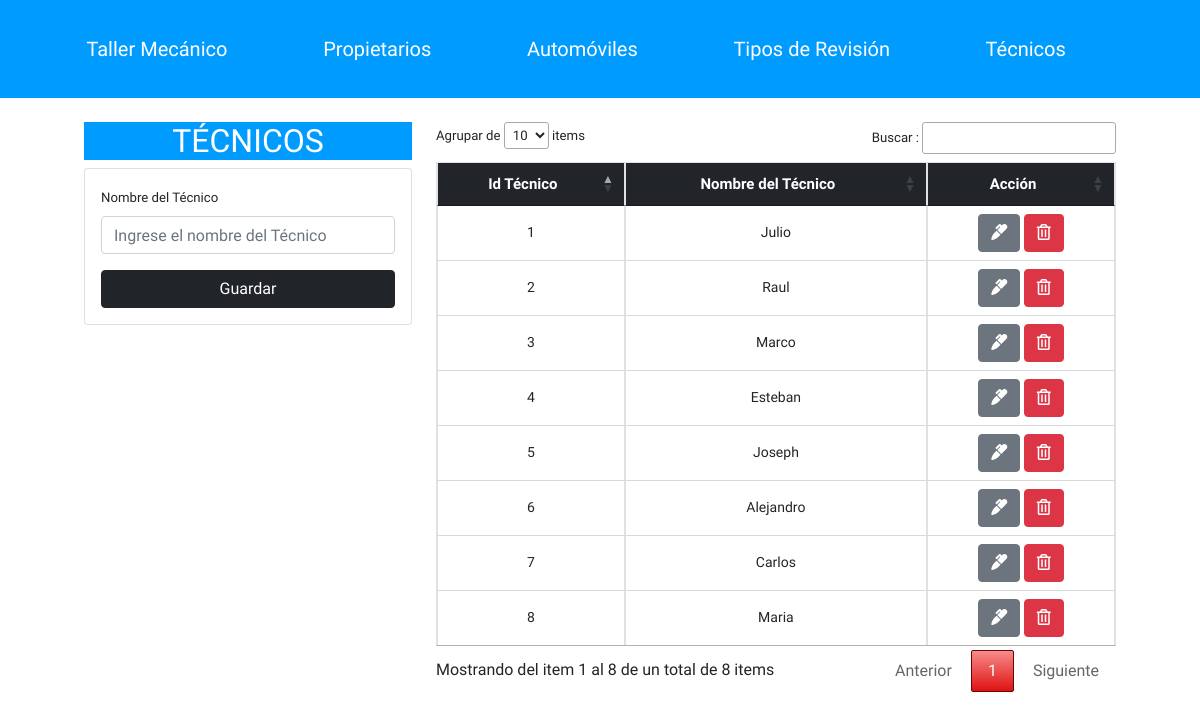
The app's page /taller_mecanico/tecnico.php, older data.
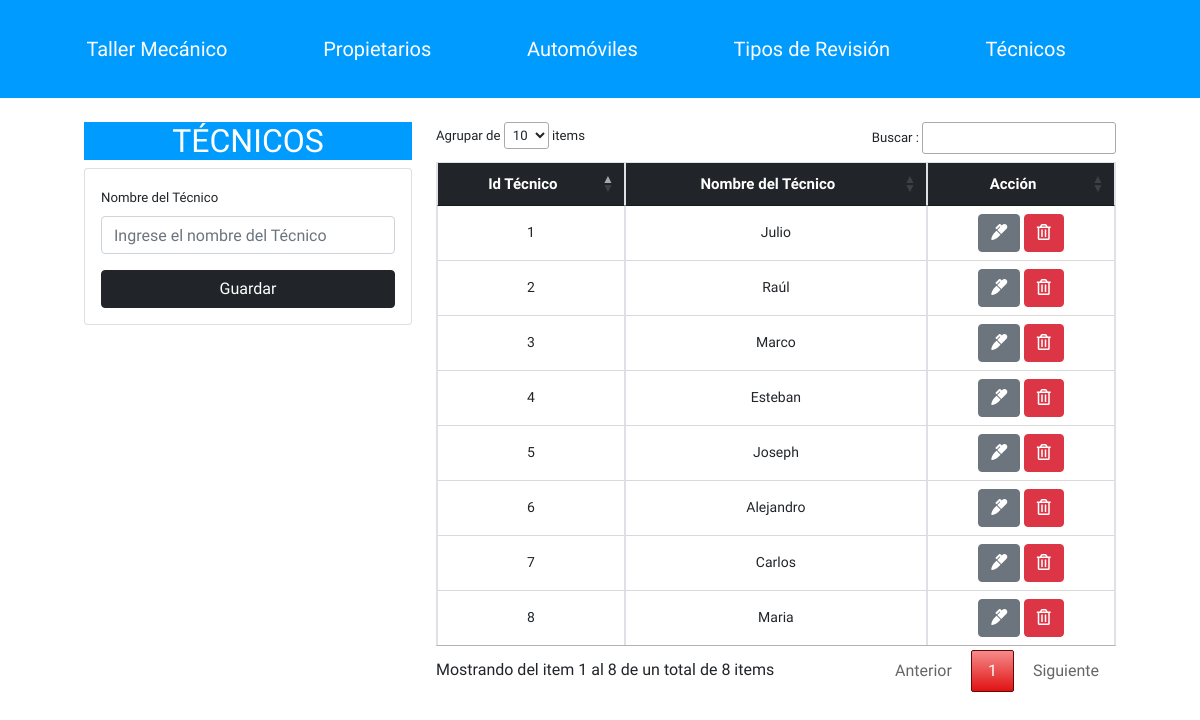
The same page, newer data.
### tables this page shows
CREATE TABLE IF NOT EXISTS `tecnicos` (
  `IdTecnico` int(11) NOT NULL AUTO_INCREMENT,
  `Nombre_Tecnico` varchar(100) NOT NULL,
  PRIMARY KEY (`IdTecnico`)
);

### taller_mecanico/tecnico.php (the view, shortened to what this page needs)
<?php
include("db.php");
include("Includes/header.php");
?>
<div class="container p-4">
    <div class="row">
        <div class="col-md-4">
 <div class="titulo">
        <center><h2>T&Eacute;CNICOS</h2></center></div>
            <div class="card card-body">
                <form action="save_register.php" method = "POST">
                    <div class="form-group">
                        <label>Nombre del T&eacute;cnico</label>
                        <input type = "text" name="Nombre_Tecnico" required pattern="[a-z A-Z á-ú-ñ Á-Ú-Ñ]+" class = "form-control"
                        placeholder = "Ingrese el nombre del T&eacute;cnico">
                    </div>
                    <input type="submit" class = "btn btn-dark btn-block"
                    name = "Guardar_Tecnico" value = "Guardar">
                </form>
            </div>
        </div>
        <div class="col-md-8">
            <table id = "tabla" class = "table table-bordered row-border">
                <thead class = "btn-dark">
                    <tr>
                        <th>Id T&eacute;cnico</th>
                        <th>Nombre del T&eacute;cnico</th>
                        <th>Acci&oacute;n</th>
                    </tr>
                </thead>
                <tbody>
                    <?php
                    $query = "SELECT * FROM taller_mecanico.tecnicos ";
                    $result_taller = mysqli_query($conn,$query);
                    while($row = mysqli_fetch_array($result_taller)){?>
                        <tr>
                        <td><?php echo $row['IdTecnico'] ?></td>
                        <td><?php echo $row['Nombre_Tecnico'] ?></td>
                            <td>
                                <a href="edit.php?id_Edit_Tecnico=<?php echo $row['IdTecnico']?>" class = "btn btn-secondary">
                                    <i class = "fas fa-marker"></i>
                                </a>
                                <a href="delete_register.php?id_Del_Tecnico=<?php echo $row['IdTecnico']?>" class = "btn btn-danger">
                                    <i class = "far fa-trash-alt"></i>
                                </a>
                            </td>
                        </tr>
                   <?php }?>
                </tbody>
            </table>
        </div>
    </div>
</div>
<?php include("Includes/footer.php")?>

Row changes from the older to the newer data that the page shows:
changed tecnicos id 2: Nombre_Tecnico "Raul" → "Raúl"
